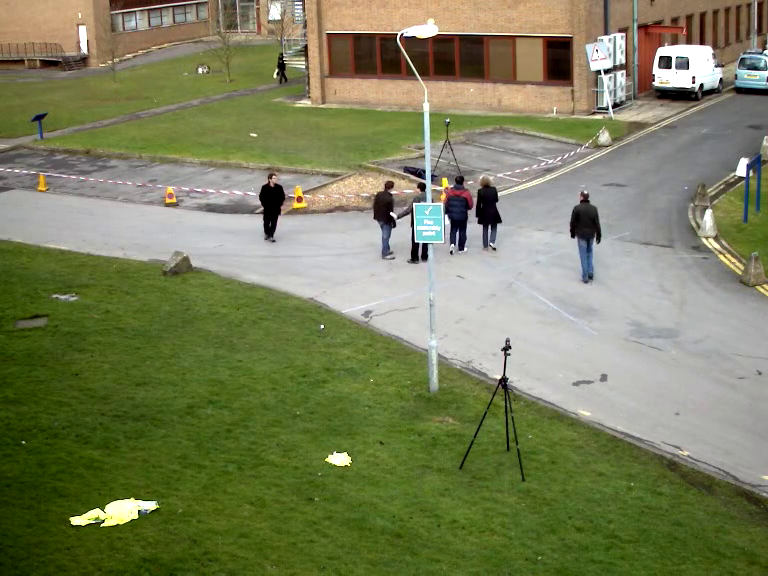
#> input picture frame 79 of videos/vtest.mp4, 768 x 576 px
$ python video_tutorial.py
#> lines starting #> are read from the running program, lines starting #| are printed output that depends on the picture
import os
import numpy as np
import cv2 # OpenCV-Python

# This tutorial code opens a video and saves the video with frame vertically flipped.
# The code also creates a named window and shows the flipped video while processing.

# Open a video
in_fpath = "../videos/vtest.mp4"
v_in = cv2.VideoCapture(in_fpath)
#v_in = cv2.VideoCapture(0)  # You can use your webcam!!

# Get the properties of the input video
width = int(v_in.get(cv2.CAP_PROP_FRAME_WIDTH))
height = int(v_in.get(cv2.CAP_PROP_FRAME_HEIGHT))
fps = v_in.get(cv2.CAP_PROP_FPS)
print("Frame width: %d\nFrame height: %d\nFPS: %f" % (width, height, fps))

# Define the codec and create VideoWriter object
out_fpath = "videos/vtest_flip.mp4"
if os.path.exists(out_fpath): os.remove(out_fpath);
# fourcc = cv2.VideoWriter_fourcc(*'XVID')
fourcc = cv2.VideoWriter_fourcc('H', '2', '6', '4')
v_out = cv2.VideoWriter(out_fpath, fourcc, 20, (width, height))  # Set a proper fps if you don't get from the video

# Open a named window
cv2.namedWindow('tutorial')

while(v_in.isOpened()):
    # Grab a frame
    ret, frame = v_in.read()
#> frame is the input picture: shape (576, 768, 3); mean B, G, R 90.7, 127, 122.2
    if ret==True:
        # Flip the frame vertically
        frame = cv2.flip(frame, 0)
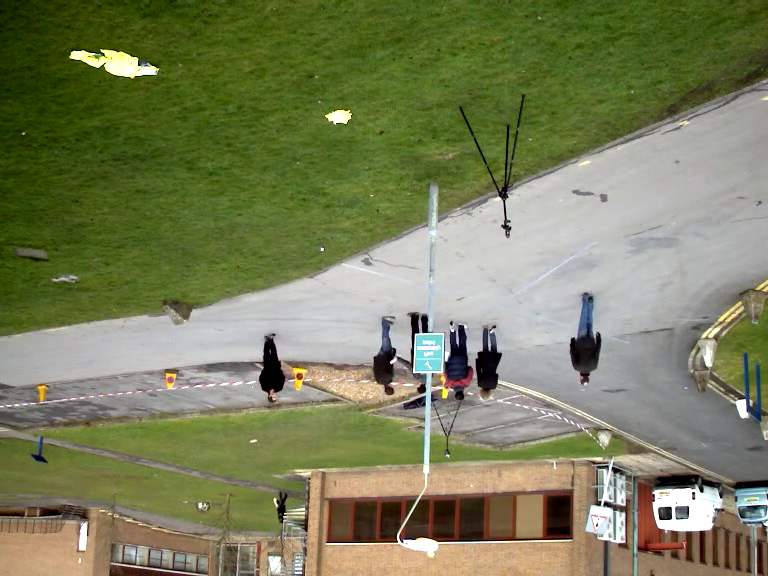
#> frame: shape (576, 768, 3); mean B, G, R 90.7, 127, 122.2

        # Draw the flipped frame on the window
        cv2.imshow('tutorial', frame)

        # Write the flipped frame
        v_out.write(frame)

        # Wait a key press for 60ms
        if cv2.waitKey(60) & 0xFF == ord('q'):
#> (key q is pressed here)
            break  # 'q' key to break
    else:
        break

# Close the window
cv2.destroyAllWindows()

# Release video devices if job is finished
v_in.release()
v_out.release()

$ run again, starting later in the video
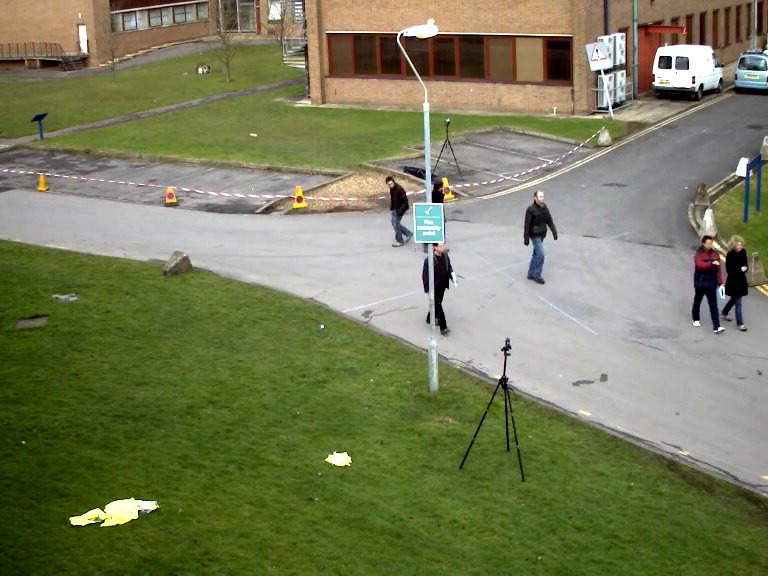
#> input picture frame 357 of videos/vtest.mp4, 768 x 576 px
#> frame is the input picture: shape (576, 768, 3); mean B, G, R 88.8, 124.5, 119.7
#> `frame = cv2.flip(frame, 0)`:
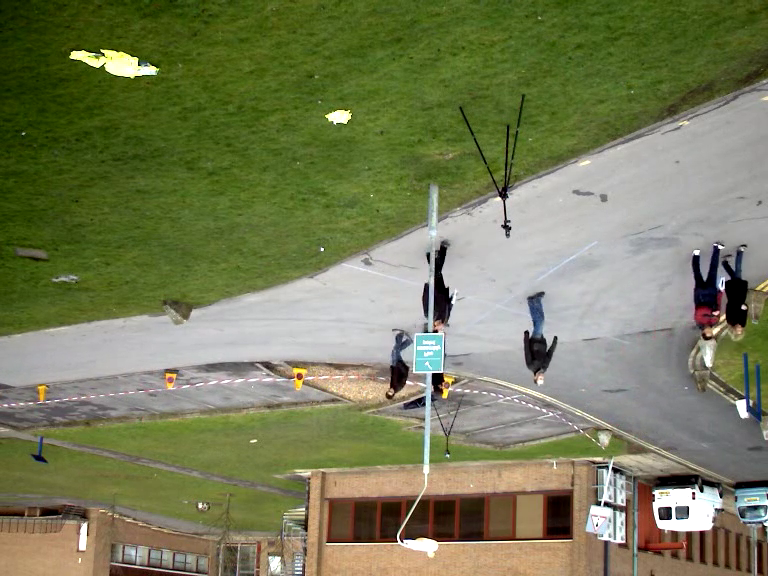
#> frame: shape (576, 768, 3); mean B, G, R 88.8, 124.5, 119.7

$ run again, starting later in the video
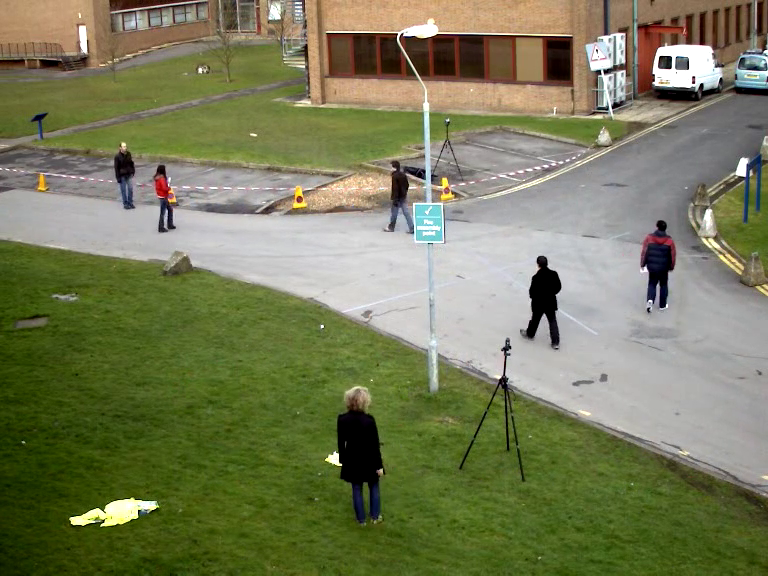
#> input picture frame 636 of videos/vtest.mp4, 768 x 576 px
#> frame is the input picture: shape (576, 768, 3); mean B, G, R 89.1, 123.9, 120.2
#> `frame = cv2.flip(frame, 0)`:
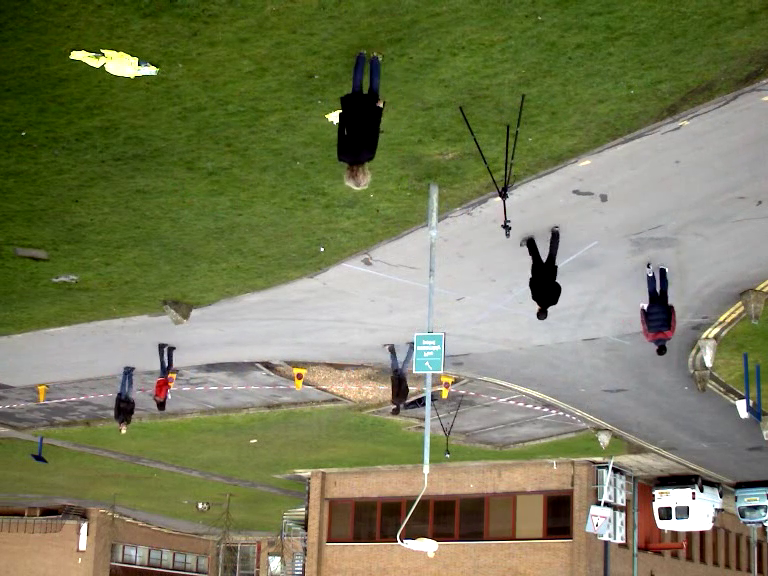
#> frame: shape (576, 768, 3); mean B, G, R 89.1, 123.9, 120.2
